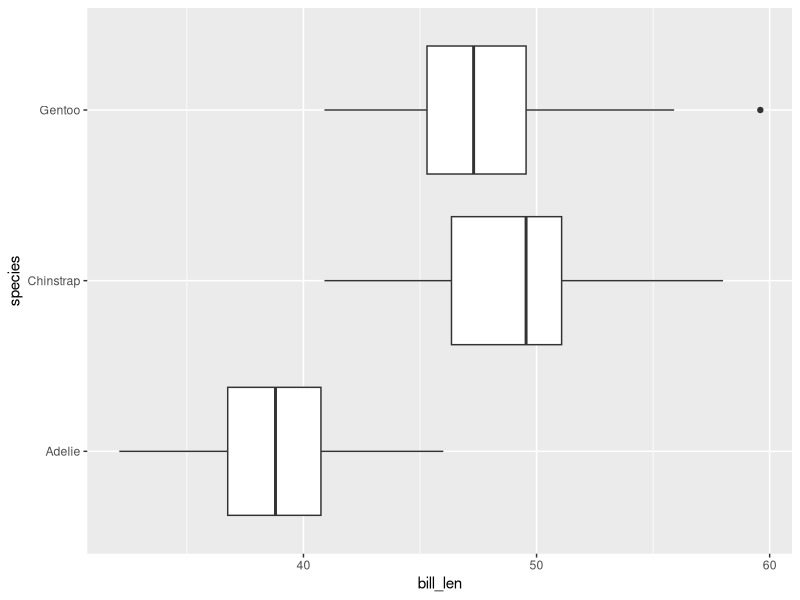
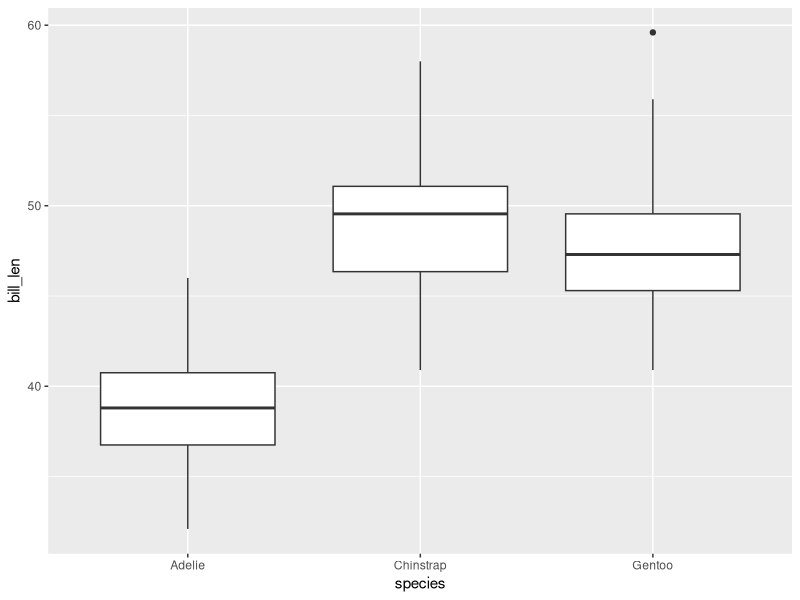

The R source for these figures, in order:
## ---- chunk 1
1 + 1
## ---- chunk 2
#| echo: false
2 * 2
## ---- chunk 3
#| message: false

library(tidyverse)
glimpse(penguins)

## ---- chunk 4
ggplot(penguins, aes(x = bill_len, 
                     y = species)) +
  geom_boxplot()
## ---- chunk 5
#| warning: false


ggplot(penguins, aes(y = bill_len, 
                     x = species)) +
  geom_boxplot()
